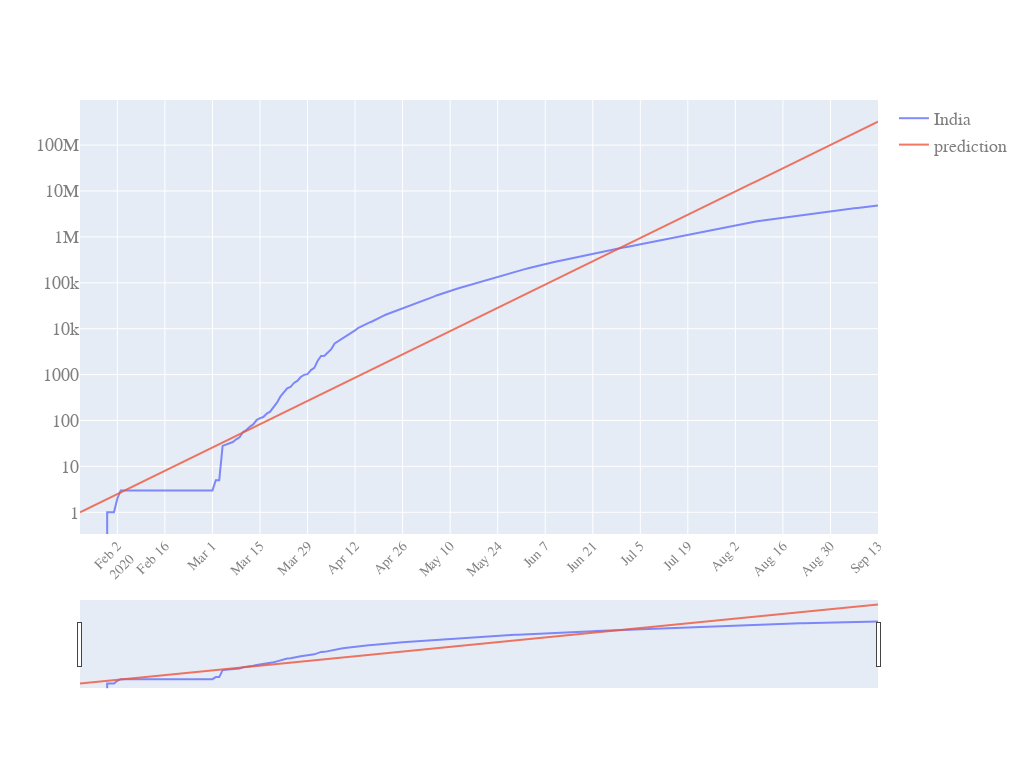

This figure's notebook cell:
### Code cell
quick_plot(LR_inspect.date,
           LR_inspect.iloc[:,1:],
           y_scale='log',
           slider=True)

### Figure 1 — Plotly figure (JSON) as saved in the notebook; plotly's stock layout.template omitted (floating-point values rounded to 4 significant figures; data arrays with more than 128 entries replaced by an {"elided": "..."} marker saying what was removed)
{"data": [{"name": "India", "opacity": 0.8, "type": "scatter", "x": {"elided": "236 str values"}, "y": {"elided": "236 int values"}}, {"name": "prediction", "opacity": 0.8, "type": "scatter", "x": {"elided": "236 str values"}, "y": {"elided": "236 float values"}}], "layout": {"autosize": true, "font": {"color": "#7f7f7f", "family": "PT Sans, monospace", "size": 18}, "height": 768, "width": 1024, "xaxis": {"nticks": 20, "rangeslider": {"visible": true}, "tickangle": -45, "tickfont": {"color": "#7f7f7f", "size": 14}}, "yaxis": {"type": "log"}}}
